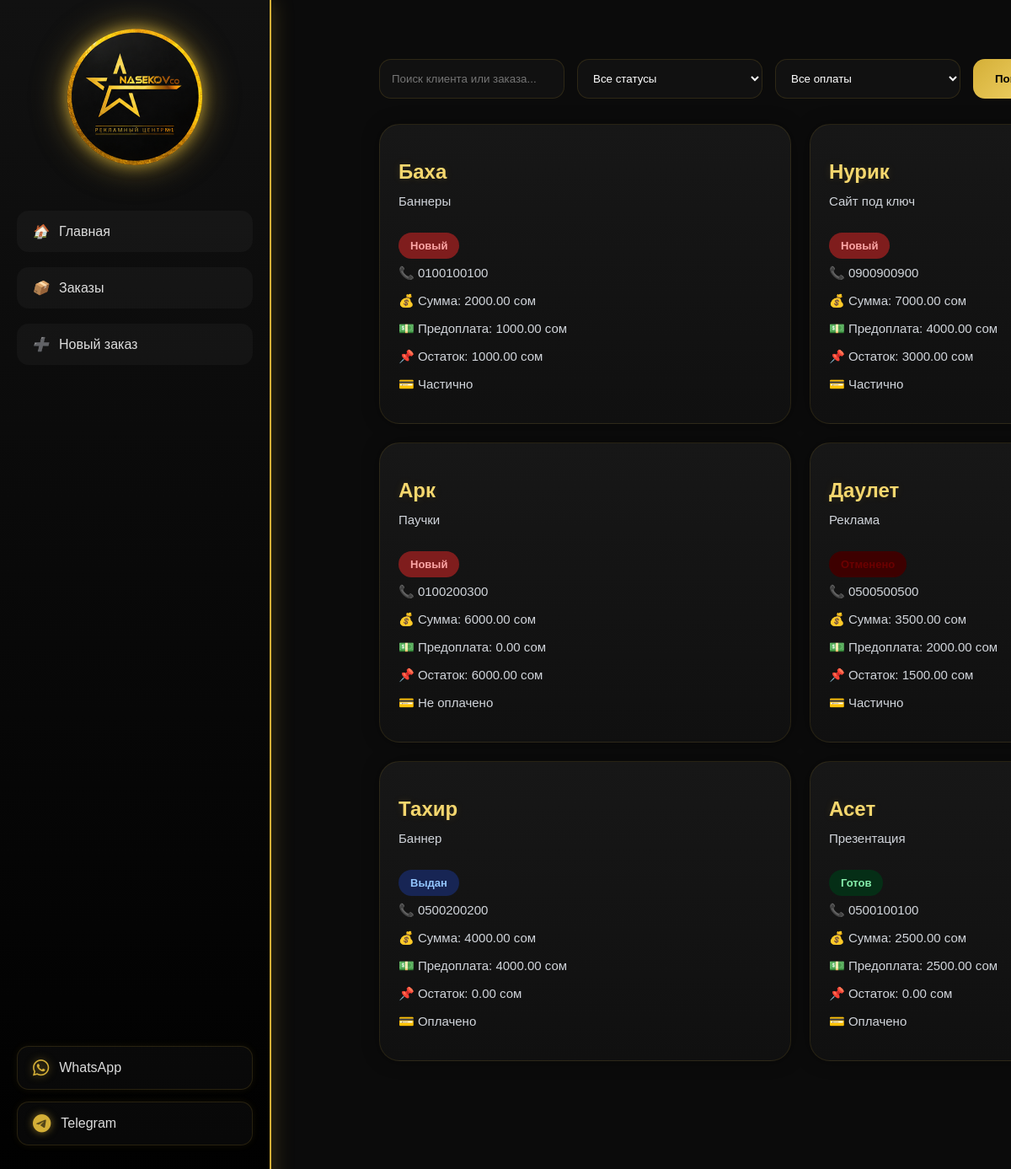
Screenshot of /orders/ with the database file from the repository.
### base/models.py (models this page shows, shortened)
class Order(models.Model):
    STATUS_CHOICES = [
        ('new', 'Новый'),
        ('progress', 'В работе'),
        ('ready', 'Готов'),
        ('done', 'Выдан'),
        ('cancel', 'Отменено'),
    ]
    PAYMENT_STATUS = [
        ('unpaid', 'Не оплачено'),
        ('partial', 'Частично'),
        ('paid', 'Оплачено'),
    ]
    client_name = models.CharField(
        max_length=255,
        verbose_name='Имя клиента'
    )
    phone = models.CharField(
        max_length=20,
        blank=True,
        verbose_name='Телефон'
    )
    created_at = models.DateTimeField(
        auto_now_add=True,
        verbose_name='Дата'
    )
    order_type = models.CharField(
        max_length=255,
        verbose_name='Вид заказа'
    )
    order_details = models.TextField(
        verbose_name='Данные заказа'
    )
    extra_info = models.TextField(
        blank=True,
        verbose_name='Дополнительные данные'
    )
    total_price = models.DecimalField(
        max_digits=10,
        decimal_places=2,
        default=0,
        verbose_name='Оплата'
    )
    prepayment = models.DecimalField(
        max_digits=10,
        decimal_places=2,
        default=0,
        verbose_name='Предоплата'
    )
    remaining = models.DecimalField(
        max_digits=10,
        decimal_places=2,
        default=0,
        verbose_name='Остаток'
    )
    status = models.CharField(
        max_length=20,
        choices=STATUS_CHOICES,
        default='new',
        verbose_name='Готовность заказа'
    )
    payment_status = models.CharField(
        max_length=20,
        choices=PAYMENT_STATUS,
        default='unpaid'
    )

### base/views.py (the view)
# urls.py: path('orders/', orders_list, name='orders'),
def orders_list(request):
    orders = Order.objects.all().order_by('-created_at')
    search = request.GET.get('search')
    status = request.GET.get('status')
    payment = request.GET.get('payment')
    if search:
        orders = orders.filter(
            Q(client_name__icontains=search) |
            Q(order_type__icontains=search) |
            Q(phone__icontains=search)
        )
    if status:
        orders = orders.filter(status=status)
    if payment:
        orders = orders.filter(payment_status=payment)
    context = {
        'orders': orders
    }
    return render(request, 'orders.html', context)

### templates/orders.html (shortened to what this page needs)
{% load static %}
<html lang="en">
<head>
</head>
<body>
<div class="sidebar" id="sidebar">
    <a href="http://127.0.0.1:8000/admin" class="logo">
        <img src="{% static 'logo.png' %}" alt="Logo">
    </a>
    <ul class="menu">
        <li><a href="{% url 'base:home' %}"><i>🏠</i> Главная</a></li>
        <li><a href="{% url 'base:orders' %}"><i>📦</i> Заказы</a></li>
        <li><a href="{% url 'base:order_create' %}"><i>➕</i> Новый заказ</a></li>
    </ul>
    <link rel="stylesheet"
href="https://cdnjs.cloudflare.com/ajax/libs/font-awesome/6.5.1/css/all.min.css">
<div class="sidebar-socials">
    <a href="https://wa.me/996708609848"
       target="_blank"
       class="social">
        <i class="fa-brands fa-whatsapp"></i>
        WhatsApp
    </a>
    <a href="https://t.me/+996708609848"
       target="_blank"
       class="social">
        <i class="fa-brands fa-telegram"></i>
        Telegram
    </a>
</div>
</div>
<div class="content">
<form method="GET" class="search-form">
    <input
        type="text"
        name="search"
        placeholder="Поиск клиента или заказа..."
        value="{{ request.GET.search }}"
    >
    <select name="status">
        <option value="">Все статусы</option>
    </select>
    <select name="payment">
        <option value="">Все оплаты</option>
    </select>
    <button type="submit">
        Поиск
    </button>
</form>
<div class="orders-container">
{% for order in orders %}
<div class="card">
    <a href="{% url 'base:order_edit' order.id %}" class="card-link">
        <div class="top">
            <div>
                <h2>{{ order.client_name }}</h2>
                <p class="type">{{ order.order_type }}</p>
            </div>
            <div>
                {% if order.status == 'new' %}
                    <span class="status red">Новый</span>
                {% elif order.status == 'progress' %}
                    <span class="status yellow">В работе</span>
                {% elif order.status == 'ready' %}
                    <span class="status green">Готов</span>
                {% elif order.status == 'done' %}
                    <span class="status blue">Выдан</span>
                {% else %}
                    <span class="status gray">Отменено</span>
                {% endif %}
            </div>
        </div>
        <div class="info">
            <p>📞 {{ order.phone }}</p>
            <p>💰 Сумма: {{ order.total_price }} сом</p>
            <p>💵 Предоплата: {{ order.prepayment }} сом</p>
            <p>📌 Остаток: {{ order.remaining }} сом</p>
            <p>
                💳
                {% if order.payment_status == 'unpaid' %}
                    Не оплачено
                {% elif order.payment_status == 'partial' %}
                    Частично
                {% else %}
                    Оплачено
                {% endif %}
            </p>
        </div>
    </a>
</div>
{% empty %}
<div class="empty">
    <h2>Ничего не найдено</h2>
    <p>Попробуйте изменить поиск</p>
</div>
{% endfor %}
</div>
</div>
</body>
</html>

### templates/orders.html (style rules this page uses)
:root { --bg:#0a0a0a; --card:#171717; --gold:#d4af37; --gold-light:#f5d76e; --text:#ffffff; --gray:#9ca3af; }
body { margin:0; background:#0b0b0b; font-family:Arial, sans-serif; overflow-x:hidden; }
.sidebar { width:280px; height:100vh; background:linear-gradient( 180deg, #111, #000 ); border-right:2px solid #d4af37; position:fixed; left:0; top:0; padding:30px 20px; box-shadow: 0 0 25px rgba(212,175,55,0.25); transform:translateX(-100%); animation:showSidebar 1s ease forwards; }
.menu { list-style:none; padding:0; }
.menu li { margin:18px 0; }
.menu a { color:#ddd; text-decoration:none; display:flex; align-items:center; gap:12px; padding:15px 18px; border-radius:14px; transition:0.3s; background:rgba(255,255,255,0.03); }
.logo { display:flex; justify-content:center; align-items:center; margin-bottom:50px; }
.logo img { width:170px; object-fit:contain; filter: drop-shadow(0 0 8px rgba(212,175,55,0.7)) drop-shadow(0 0 18px rgba(212,175,55,0.5)); transition:0.4s; }
.content { position:absolute; overflow-y: auto; left:420px; top:40px; height:100vh; width:1000px; padding:30px; padding-right:80px; padding-bottom:120px; }
.search-form { display:flex; gap:15px; margin-bottom:30px; flex-wrap:wrap; }
.search-form input, .search-form select { background:#111111; border:1px solid rgba(212,175,55,0.15); color:white; padding:14px; border-radius:14px; outline:none; min-width:220px; transition:0.3s; }
.search-form option { background:rgba(212,175,55,0.4); color:white; }
.search-form button { background:linear-gradient( 135deg, #d4af37, #f5d76e ); border:none; padding:14px 26px; border-radius:14px; color:black; font-weight:bold; cursor:pointer; transition:0.3s; }
a { text-decoration:none; }
.orders-container { display:grid; grid-template-columns: repeat(auto-fill,minmax(320px,1fr)); gap:22px; }
.card { background:linear-gradient( 180deg, #171717, #101010 ); border:1px solid rgba(212,175,55,0.12); border-radius:24px; padding:22px; transition:0.3s; box-shadow: 0 0 20px rgba(0,0,0,0.35); }
.card h2 { color:var(--gold-light); margin-bottom:12px; text-shadow: 0 0 10px rgba(212,175,55,0.15); }
.card p { color:#d1d5db; margin-top:8px; font-size:15px; }
.status { display:inline-block; padding:8px 14px; border-radius:999px; margin-top:14px; font-size:13px; font-weight:bold; }
.red { background:#7f1d1d; color:#fca5a5; }
.gray { background:#3d0000; color:#6b0000; }
.green { background:#052e16; color:#86efac; }
.blue { background:#172554; color:#93c5fd; }
.sidebar-socials { position:absolute; bottom:80px; left:20px; right:20px; display:flex; flex-direction:column; gap:14px; }
.social { display:flex; align-items:center; gap:12px; text-decoration:none; color:#ddd; padding:14px 18px; border-radius:14px; background:rgba(255,255,255,0.03); transition:0.3s; border:1px solid rgba(212,175,55,0.15); box-shadow: 0 0 10px rgba(212,175,55,0.08); }
.social i { font-size:22px; color:#d4af37; text-shadow: 0 0 10px rgba(212,175,55,0.6); }

### rows the page displays
Order: client_name "Баха", order_type "Баннеры", status "Новый", phone "0100100100", total_price "2000.00", prepayment "1000.00", remaining "1000.00", payment_status "Частично"
Order: client_name "Нурик", order_type "Сайт под ключ", status "Новый", phone "0900900900", total_price "7000.00", prepayment "4000.00", remaining "3000.00", payment_status "Частично"
Order: client_name "Арк", order_type "Паучки", status "Новый", phone "0100200300", total_price "6000.00", prepayment "0.00", remaining "6000.00", payment_status "Не оплачено"
Order: client_name "Даулет", order_type "Реклама", phone "0500500500", total_price "3500.00", prepayment "2000.00", remaining "1500.00", payment_status "Частично"
Order: client_name "Тахир", order_type "Баннер", status "Выдан", phone "0500200200", total_price "4000.00", prepayment "4000.00", remaining "0.00", payment_status "Оплачено"
Order: client_name "Асет", order_type "Презентация", status "Готов", phone "0500100100", total_price "2500.00", prepayment "2500.00", remaining "0.00", payment_status "Оплачено"
